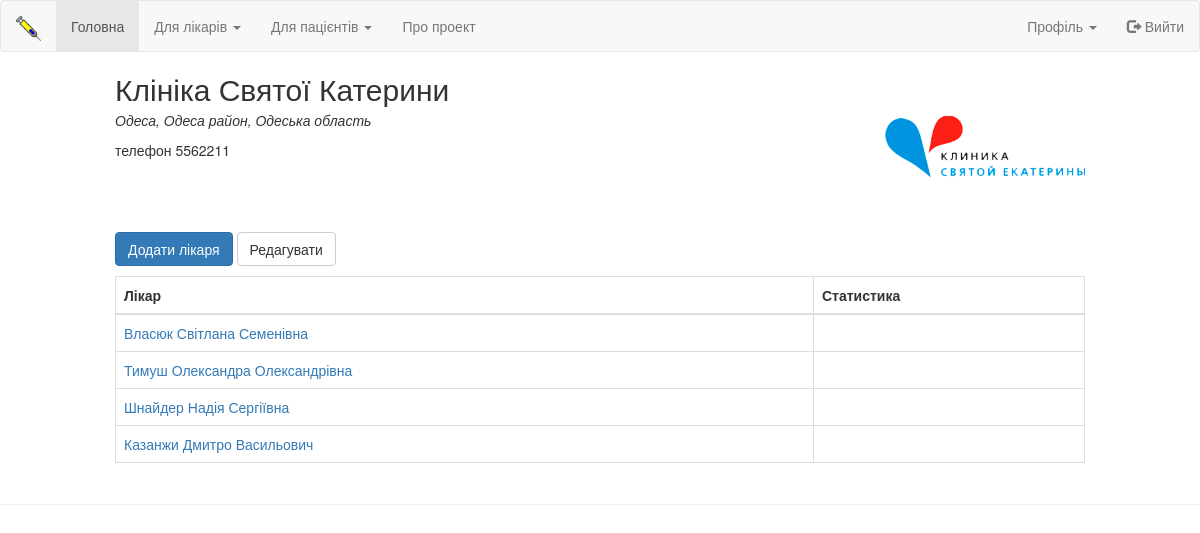
/registry/clinic/1 (signed in), run on the app's committed database.
### registry/models.py (models this page shows, shortened)
class Clinic(models.Model):
    clinic = models.CharField(max_length=64)
    logo = models.ImageField(upload_to='uploads/%Y/%m/%d/', blank=True, null=True)
    info = models.TextField(max_length=265, blank=True, null=True)
    locality = models.ForeignKey(Locality, on_delete=models.SET_NULL, null=True, blank=True)
    class Meta:
        verbose_name = "Клініка"
        verbose_name_plural = "Клініки"
        ordering = ['-id']

class Locality(models.Model):
    locality = models.CharField(max_length=32)
    district = models.ForeignKey(District, on_delete=models.SET_NULL, null=True, blank=True)
    def __str__(self):
        return self.locality
    class Meta:
        verbose_name = "Населений пункт"
        verbose_name_plural = "Населені пункти"
        ordering = ['locality']

class District(models.Model):
    district = models.CharField(max_length=32)
    region = models.ForeignKey(Region, on_delete=models.SET_NULL, null=True, blank=True)
    def __str__(self):
        return self.district
    class Meta:
        verbose_name = "Район"
        verbose_name_plural = "Райони"
        ordering = ['district']

class Region(models.Model):
    region = models.CharField(max_length=32)
    def __str__(self):
        return self.region
    class Meta:
        verbose_name = "Область"
        verbose_name_plural = "Області"
        ordering = ['region']

class Doctor(models.Model):
    firstname = models.ForeignKey(Firstname, on_delete=models.SET_NULL, null=True, blank=True)
    patronymic = models.ForeignKey(Patronymic, on_delete=models.SET_NULL, null=True, blank=True)
    lastname = models.ForeignKey(Lastname, on_delete=models.SET_NULL, null=True, blank=True)
    clinic = models.ForeignKey(Clinic, on_delete=models.SET_NULL, null=True, blank=True)
    def get_registry_url(self):
        return reverse('doctor', args=[str(self.id)])
    class Meta:
        verbose_name = "Лікар"
        verbose_name_plural = "Лікарі"
        ordering = ['-id']

class Lastname(models.Model):
    lastname = models.CharField(max_length=32)
    def __str__(self):
        return self.lastname
    class Meta:
        verbose_name = "Фамілія"
        verbose_name_plural = "Фамілії"

class Firstname(models.Model):
    firstname = models.CharField(max_length=32)
    def __str__(self):
        return self.firstname
    class Meta:
        verbose_name = "Ім'я"
        verbose_name_plural = "Імена"

class Patronymic(models.Model):
    patronymic = models.CharField(max_length=32)
    def __str__(self):
        return self.patronymic
    class Meta:
        verbose_name = "По-батькові"
        verbose_name_plural = "По-батькові"

### registry/views.py (the view)
# urls.py: path('clinic/<int:id>', views.clinic, name='clinic'),
def clinic(request, id):
    clinic = get_object_or_404(Clinic, pk=id)
    doctors = Doctor.objects.filter(clinic=clinic)
    context = {'doctors': doctors, 'clinic': clinic}
    return render(request, 'registry/clinic.html', context)

### registry/templates/registry/clinic.html (shortened to what this page needs)
{% extends "base.html" %}
{% block content %}
<div class="media">
  <div class="media-body">
    <h2 class="media-heading">{{ clinic.clinic }}</h2>
    <p><i>{{ clinic.locality }}, {{ clinic.locality.district }} район, {{ clinic.locality.district.region }} область</i></p>
    <p>{{ clinic.info }}</p>
  </div>
  <div class="media-right">
    {% if clinic.logo %}
        <img src="{{ clinic.logo.url }}" class="media-object" style="height:150px">
    {% endif %}
  </div>
</div>
<a href="{% url 'doctor_add' %}"><button class="btn btn-primary btn-bg " name="clinic_add">Додати лікаря</button></a>
<a href="{% url 'clinic_update' id=clinic.pk %}"><button class="btn btn-default btn-bg " name="clinic_update">Редагувати</button></a>
<table class="table table-bordered">
    <thead>
    <tr>
        <th>Лікар</th>
        <th>Статистика</th>
    </tr>
    </thead>
    <tbody>
    {% for doctor in doctors %}
    <tr>
        <td><a href="{{ doctor.get_registry_url }}">{{ doctor.lastname }} {{ doctor.firstname }} {{ doctor.patronymic }}</a></td>
        <td></td>
    </tr>
    {% endfor %}
    </tbody>
</table>
{% endblock %}

### data on the page
Clinic: clinic "Клініка Святої Катерини", locality "Одеса", locality.district "Одеса", locality.district.region "Одеська", info "телефон 5562211", logo (picture)
Doctor: lastname "Власюк", firstname "Світлана", patronymic "Семенівна"
Doctor: lastname "Тимуш", firstname "Олександра", patronymic "Олександрівна"
Doctor: lastname "Шнайдер", firstname "Надія", patronymic "Сергіївна"
Doctor: lastname "Казанжи", firstname "Дмитро", patronymic "Васильович"
